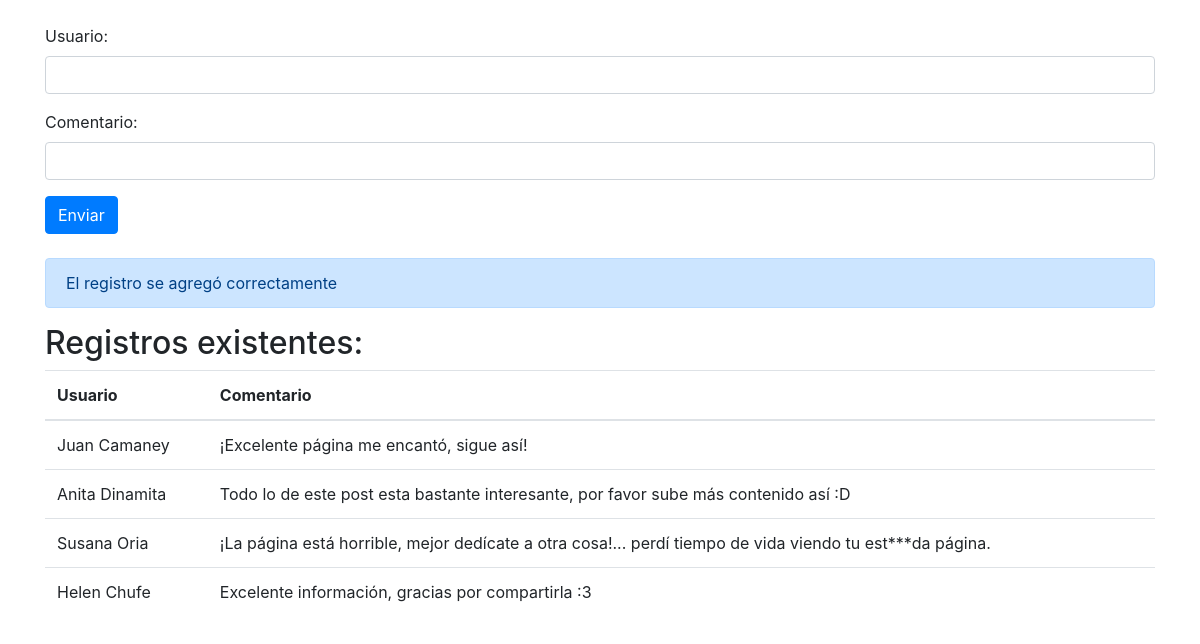
The app's page /practica/index.php (signed in) with its own data.
### tables this page shows
CREATE TABLE `comentarios` (
  `ID` int(11) NOT NULL,
  `Usuario` varchar(20) NOT NULL,
  `Comentario` varchar(255) NOT NULL
);

### practica/index.php (the view, shortened to what this page needs)
<?php
$servidor = "localhost";
$usuario = "root";
$contraseña = "";
$conexion = mysqli_connect($servidor, $usuario, $contraseña) or die("Problemas al realizar la conexión");
mysqli_select_db($conexion, 'injection_bd') or die('Problemas al acceder a la tabla');
$consulta_registros = "SELECT * FROM comentarios";
$resultado = mysqli_query($conexion, $consulta_registros);
$registros = mysqli_fetch_all($resultado, MYSQLI_ASSOC);
?>
<!DOCTYPE html>
<html lang="en">
<head>
  <link rel="stylesheet" href="https://stackpath.bootstrapcdn.com/bootstrap/4.5.2/css/bootstrap.min.css">
</head>
<body>
  <div class="container mt-4">
    <form action="registrar.php" method="post">
      <div class="form-group">
        <label for="usuario">Usuario:</label>
        <input type="text" class="form-control" id="usuario" name="Usuario" required>
      </div>
      <div class="form-group">
        <label for="comentario">Comentario:</label>
        <input type="text" class="form-control" id="comentario" name="Comentario" required>
      </div>
      <button type="submit" class="btn btn-primary">Enviar</button>
      <br><br>
    </form>
    <?php
    if (isset($_SESSION['mensaje'])) {
      echo "<div class='alert alert-primary' role='alert'>  {$_SESSION['mensaje']} </div>";
    }
    ?>
    <h2>Registros existentes:</h2>
    <table class="table">
      <thead>
        <tr>
          <th>Usuario</th>
          <th>Comentario</th>
        </tr>
      </thead>
      <tbody>
        <?php foreach ($registros as $registro): ?>
          <tr>
            <td>
              <?php echo $registro['Usuario']; ?>
            </td>
            <td>
              <?php echo $registro['Comentario']; ?>
            </td>
          </tr>
        <?php endforeach; ?>
      </tbody>
    </table>
  </div>
</body>
</html>

### records on screen
comentarios: Usuario "Juan Camaney", Comentario "¡Excelente página me encantó, sigue así!"
comentarios: Usuario "Anita Dinamita", Comentario "Todo lo de este post esta bastante interesante, por favor sube más contenido así :D"
comentarios: Usuario "Susana Oria", Comentario "¡La página está horrible, mejor dedícate a otra cosa!... perdí tiempo de vida viendo tu est***da página."
comentarios: Usuario "Helen Chufe", Comentario "Excelente información, gracias por compartirla :3"

### other values on screen
$_SESSION['mensaje'] "El registro se agregó correctamente"
